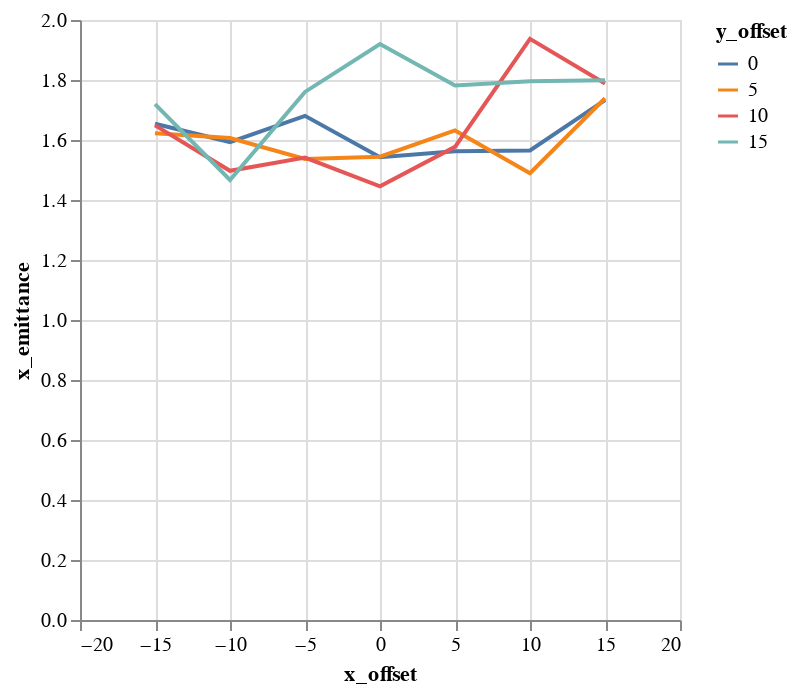

The notebook cell saved with this chart:
### Markdown cell above
## Plots

### Code cell
alt.Chart(emit_df).mark_line().encode(
    color='y_offset:N',
    x='x_offset',
    y='x_emittance',
)

### Figure 1 — Vega-Lite specification as saved in the notebook (floating-point values rounded to 4 significant figures)
{"$schema": "https://vega.github.io/schema/vega-lite/v1.2.1.json", "data": {"values": [{"losses": 0, "relbeta": 0.002308, "sourceID": 16777222, "sourceName": "x_-15_y_0", "x_emittance": 1.654, "x_emittance_rel": 1.02, "x_norm_emittance": 0.003819, "x_offset": -15, "y_emittance": 1.572, "y_emittance_rel": 0.9998, "y_norm_emittance": 0.003629, "y_offset": 0}, {"losses": 0, "relbeta": 0.002308, "sourceID": 16777229, "sourceName": "x_-15_y_5", "x_emittance": 1.623, "x_emittance_rel": 1.018, "x_norm_emittance": 0.003746, "x_offset": -15, "y_emittance": 1.59, "y_emittance_rel": 0.9977, "y_norm_emittance": 0.003671, "y_offset": 5}, {"losses": 0, "relbeta": 0.002308, "sourceID": 16777236, "sourceName": "x_-15_y_10", "x_emittance": 1.649, "x_emittance_rel": 1.02, "x_norm_emittance": 0.003806, "x_offset": -15, "y_emittance": 1.596, "y_emittance_rel": 0.9997, "y_norm_emittance": 0.003685, "y_offset": 10}, {"losses": 0, "relbeta": 0.002308, "sourceID": 16777243, "sourceName": "x_-15_y_15", "x_emittance": 1.72, "x_emittance_rel": 1.029, "x_norm_emittance": 0.00397, "x_offset": -15, "y_emittance": 1.661, "y_emittance_rel": 0.9994, "y_norm_emittance": 0.003834, "y_offset": 15}, {"losses": 0, "relbeta": 0.002308, "sourceID": 16777220, "sourceName": "x_-10_y_0", "x_emittance": 1.593, "x_emittance_rel": 1.001, "x_norm_emittance": 0.003678, "x_offset": -10, "y_emittance": 1.556, "y_emittance_rel": 1.002, "y_norm_emittance": 0.003592, "y_offset": 0}, {"losses": 0, "relbeta": 0.002308, "sourceID": 16777227, "sourceName": "x_-10_y_5", "x_emittance": 1.606, "x_emittance_rel": 0.9959, "x_norm_emittance": 0.003708, "x_offset": -10, "y_emittance": 1.583, "y_emittance_rel": 1.002, "y_norm_emittance": 0.003655, "y_offset": 5}, {"losses": 0, "relbeta": 0.002308, "sourceID": 16777234, "sourceName": "x_-10_y_10", "x_emittance": 1.497, "x_emittance_rel": 1.007, "x_norm_emittance": 0.003456, "x_offset": -10, "y_emittance": 1.679, "y_emittance_rel": 1.008, "y_norm_emittance": 0.003876, "y_offset": 10}, {"losses": 0, "relbeta": 0.002308, "sourceID": 16777241, "sourceName": "x_-10_y_15", "x_emittance": 1.467, "x_emittance_rel": 1.012, "x_norm_emittance": 0.003386, "x_offset": -10, "y_emittance": 1.644, "y_emittance_rel": 1.006, "y_norm_emittance": 0.003796, "y_offset": 15}, {"losses": 0, "relbeta": 0.002308, "sourceID": 16777218, "sourceName": "x_-5_y_0", "x_emittance": 1.681, "x_emittance_rel": 1.002, "x_norm_emittance": 0.003879, "x_offset": -5, "y_emittance": 1.722, "y_emittance_rel": 1.002, "y_norm_emittance": 0.003974, "y_offset": 0}, {"losses": 0, "relbeta": 0.002308, "sourceID": 16777225, "sourceName": "x_-5_y_5", "x_emittance": 1.537, "x_emittance_rel": 1.009, "x_norm_emittance": 0.003547, "x_offset": -5, "y_emittance": 1.642, "y_emittance_rel": 1.01, "y_norm_emittance": 0.00379, "y_offset": 5}, {"losses": 0, "relbeta": 0.002308, "sourceID": 16777232, "sourceName": "x_-5_y_10", "x_emittance": 1.542, "x_emittance_rel": 1.02, "x_norm_emittance": 0.003559, "x_offset": -5, "y_emittance": 1.578, "y_emittance_rel": 1.021, "y_norm_emittance": 0.003642, "y_offset": 10}, {"losses": 0, "relbeta": 0.002308, "sourceID": 16777239, "sourceName": "x_-5_y_15", "x_emittance": 1.76, "x_emittance_rel": 1.041, "x_norm_emittance": 0.004063, "x_offset": -5, "y_emittance": 1.548, "y_emittance_rel": 1.029, "y_norm_emittance": 0.003574, "y_offset": 15}, {"losses": 0, "relbeta": 0.002308, "sourceID": 16777216, "sourceName": "x_0_y_0", "x_emittance": 1.543, "x_emittance_rel": 1.002, "x_norm_emittance": 0.003561, "x_offset": 0, "y_emittance": 1.537, "y_emittance_rel": 1.0, "y_norm_emittance": 0.003548, "y_offset": 0}, {"losses": 0, "relbeta": 0.002308, "sourceID": 16777223, "sourceName": "x_0_y_5", "x_emittance": 1.545, "x_emittance_rel": 1.003, "x_norm_emittance": 0.003565, "x_offset": 0, "y_emittance": 1.559, "y_emittance_rel": 1.016, "y_norm_emittance": 0.003599, "y_offset": 5}, {"losses": 0, "relbeta": 0.002308, "sourceID": 16777230, "sourceName": "x_0_y_10", "x_emittance": 1.446, "x_emittance_rel": 1.03, "x_norm_emittance": 0.003337, "x_offset": 0, "y_emittance": 1.522, "y_emittance_rel": 1.031, "y_norm_emittance": 0.003512, "y_offset": 10}, {"losses": 0, "relbeta": 0.002308, "sourceID": 16777237, "sourceName": "x_0_y_15", "x_emittance": 1.92, "x_emittance_rel": 1.086, "x_norm_emittance": 0.004432, "x_offset": 0, "y_emittance": 1.767, "y_emittance_rel": 1.096, "y_norm_emittance": 0.004078, "y_offset": 15}, {"losses": 0, "relbeta": 0.002308, "sourceID": 16777217, "sourceName": "x_5_y_0", "x_emittance": 1.562, "x_emittance_rel": 1.008, "x_norm_emittance": 0.003606, "x_offset": 5, "y_emittance": 1.682, "y_emittance_rel": 1.005, "y_norm_emittance": 0.003883, "y_offset": 0}, {"losses": 0, "relbeta": 0.002308, "sourceID": 16777224, "sourceName": "x_5_y_5", "x_emittance": 1.632, "x_emittance_rel": 1.019, "x_norm_emittance": 0.003767, "x_offset": 5, "y_emittance": 1.493, "y_emittance_rel": 1.013, "y_norm_emittance": 0.003446, "y_offset": 5}, {"losses": 0, "relbeta": 0.002308, "sourceID": 16777231, "sourceName": "x_5_y_10", "x_emittance": 1.577, "x_emittance_rel": 1.078, "x_norm_emittance": 0.003641, "x_offset": 5, "y_emittance": 1.623, "y_emittance_rel": 1.019, "y_norm_emittance": 0.003747, "y_offset": 10}, {"losses": 0, "relbeta": 0.002308, "sourceID": 16777238, "sourceName": "x_5_y_15", "x_emittance": 1.781, "x_emittance_rel": 1.115, "x_norm_emittance": 0.004112, "x_offset": 5, "y_emittance": 1.709, "y_emittance_rel": 1.086, "y_norm_emittance": 0.003946, "y_offset": 15}, {"losses": 0, "relbeta": 0.002308, "sourceID": 16777219, "sourceName": "x_10_y_0", "x_emittance": 1.565, "x_emittance_rel": 1.03, "x_norm_emittance": 0.003613, "x_offset": 10, "y_emittance": 1.608, "y_emittance_rel": 1.005, "y_norm_emittance": 0.003712, "y_offset": 0}, {"losses": 0, "relbeta": 0.002308, "sourceID": 16777226, "sourceName": "x_10_y_5", "x_emittance": 1.489, "x_emittance_rel": 1.029, "x_norm_emittance": 0.003438, "x_offset": 10, "y_emittance": 1.502, "y_emittance_rel": 0.997, "y_norm_emittance": 0.003468, "y_offset": 5}, {"losses": 0, "relbeta": 0.002308, "sourceID": 16777233, "sourceName": "x_10_y_10", "x_emittance": 1.937, "x_emittance_rel": 1.112, "x_norm_emittance": 0.004472, "x_offset": 10, "y_emittance": 1.701, "y_emittance_rel": 1.055, "y_norm_emittance": 0.003926, "y_offset": 10}, {"losses": 0, "relbeta": 0.002308, "sourceID": 16777240, "sourceName": "x_10_y_15", "x_emittance": 1.796, "x_emittance_rel": 1.142, "x_norm_emittance": 0.004145, "x_offset": 10, "y_emittance": 1.633, "y_emittance_rel": 1.08, "y_norm_emittance": 0.00377, "y_offset": 15}, {"losses": 0, "relbeta": 0.002308, "sourceID": 16777221, "sourceName": "x_15_y_0", "x_emittance": 1.733, "x_emittance_rel": 1.157, "x_norm_emittance": 0.004001, "x_offset": 15, "y_emittance": 1.585, "y_emittance_rel": 1.005, "y_norm_emittance": 0.00366, "y_offset": 0}, {"losses": 1, "relbeta": 0.002308, "sourceID": 16777228, "sourceName": "x_15_y_5", "x_emittance": 1.739, "x_emittance_rel": 1.106, "x_norm_emittance": 0.004015, "x_offset": 15, "y_emittance": 1.495, "y_emittance_rel": 1.006, "y_norm_emittance": 0.003452, "y_offset": 5}, {"losses": 0, "relbeta": 0.002308, "sourceID": 16777235, "sourceName": "x_15_y_10", "x_emittance": 1.788, "x_emittance_rel": 1.102, "x_norm_emittance": 0.004129, "x_offset": 15, "y_emittance": 1.683, "y_emittance_rel": 1.042, "y_norm_emittance": 0.003886, "y_offset": 10}, {"losses": 0, "relbeta": 0.002308, "sourceID": 16777242, "sourceName": "x_15_y_15", "x_emittance": 1.799, "x_emittance_rel": 1.187, "x_norm_emittance": 0.004153, "x_offset": 15, "y_emittance": 1.786, "y_emittance_rel": 1.125, "y_norm_emittance": 0.004123, "y_offset": 15}]}, "encoding": {"color": {"field": "y_offset", "type": "nominal"}, "x": {"field": "x_offset", "type": "quantitative"}, "y": {"field": "x_emittance", "type": "quantitative"}}, "mark": "line"}
